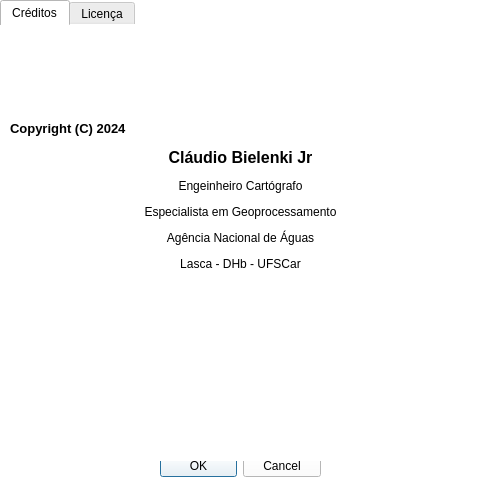
<?xml version="1.0" encoding="UTF-8"?>
<ui version="4.0">
 <class>creditoDialog</class>
 <widget class="QDialog" name="creditoDialog">
  <property name="geometry">
   <rect>
    <x>0</x>
    <y>0</y>
    <width>491</width>
    <height>481</height>
   </rect>
  </property>
  <property name="windowTitle">
   <string>Crédtitos</string>
  </property>
  <property name="windowIcon">
   <iconset resource="resources.qrc">
    <normaloff>:/pyPmedia/logoDHB.png</normaloff>:/pyPmedia/logoDHB.png</iconset>
  </property>
  <property name="styleSheet">
   <string notr="true">background-color: rgb(255, 255, 255);</string>
  </property>
  <widget class="QTabWidget" name="tabWidget">
   <property name="geometry">
    <rect>
     <x>0</x>
     <y>0</y>
     <width>491</width>
     <height>281</height>
    </rect>
   </property>
   <property name="autoFillBackground">
    <bool>false</bool>
   </property>
   <property name="styleSheet">
    <string notr="true">border-color: rgb(255, 255, 255);
background-color: rgb(255, 255, 255);
border-bottom-color: rgb(255, 255, 255);
gridline-color: rgb(255, 255, 255);</string>
   </property>
   <property name="currentIndex">
    <number>0</number>
   </property>
   <widget class="QWidget" name="tab">
    <property name="styleSheet">
     <string notr="true">border-color: rgb(255, 255, 255);
background-color: rgb(255, 255, 255);
border-bottom-color: rgb(255, 255, 255);
gridline-color: rgb(255, 255, 255);</string>
    </property>
    <attribute name="title">
     <string>Créditos</string>
    </attribute>
    <widget class="QLabel" name="label">
     <property name="geometry">
      <rect>
       <x>20</x>
       <y>10</y>
       <width>91</width>
       <height>71</height>
      </rect>
     </property>
     <property name="text">
      <string>&lt;html&gt;&lt;head/&gt;&lt;body&gt;&lt;p align=&quot;center&quot;&gt;&lt;img src=&quot;:/pyPmedia/ufscar.png&quot;/&gt;&lt;/p&gt;&lt;/body&gt;&lt;/html&gt;</string>
     </property>
    </widget>
    <widget class="QLabel" name="label_2">
     <property name="geometry">
      <rect>
       <x>180</x>
       <y>0</y>
       <width>91</width>
       <height>91</height>
      </rect>
     </property>
     <property name="text">
      <string>&lt;html&gt;&lt;head/&gt;&lt;body&gt;&lt;p align=&quot;center&quot;&gt;&lt;img src=&quot;:/pyPmedia/icon.png&quot; width=&quot;100&quot;/&gt;&lt;/p&gt;&lt;/body&gt;&lt;/html&gt;</string>
     </property>
    </widget>
    <widget class="QLabel" name="label_3">
     <property name="geometry">
      <rect>
       <x>340</x>
       <y>20</y>
       <width>141</width>
       <height>61</height>
      </rect>
     </property>
     <property name="text">
      <string>&lt;html&gt;&lt;head/&gt;&lt;body&gt;&lt;p align=&quot;center&quot;&gt;&lt;img src=&quot;:/pyPmedia/logoDHB_P.png&quot;/&gt;&lt;/p&gt;&lt;/body&gt;&lt;/html&gt;</string>
     </property>
    </widget>
    <widget class="QLabel" name="label_4">
     <property name="geometry">
      <rect>
       <x>10</x>
       <y>90</y>
       <width>461</width>
       <height>161</height>
      </rect>
     </property>
     <property name="styleSheet">
      <string notr="true"/>
     </property>
     <property name="text">
      <string>&lt;html&gt;&lt;head/&gt;&lt;body&gt;&lt;p&gt;&lt;span style=&quot; font-size:10pt; font-weight:600;&quot;&gt;Copyright (C) 2024 &lt;/span&gt;&lt;/p&gt;&lt;p align=&quot;center&quot;&gt;&lt;span style=&quot; font-size:12pt; font-weight:600;&quot;&gt;Cláudio Bielenki Jr&lt;/span&gt;&lt;/p&gt;&lt;p align=&quot;center&quot;&gt;Engeinheiro Cartógrafo&lt;/p&gt;&lt;p align=&quot;center&quot;&gt;Especialista em Geoprocessamento&lt;/p&gt;&lt;p align=&quot;center&quot;&gt;Agência Nacional de Águas&lt;/p&gt;&lt;p align=&quot;center&quot;&gt;Lasca - DHb - UFSCar&lt;/p&gt;&lt;/body&gt;&lt;/html&gt;</string>
     </property>
    </widget>
   </widget>
   <widget class="QWidget" name="licenca">
    <property name="styleSheet">
     <string notr="true">border-color: rgb(255, 255, 255);
border-top-color: rgb(255, 255, 255);
background-color: rgb(255, 255, 255);
border-bottom-color: rgb(255, 255, 255);
gridline-color: rgb(255, 255, 255);</string>
    </property>
    <attribute name="title">
     <string>Licença</string>
    </attribute>
    <widget class="QPlainTextEdit" name="plainTextEdit">
     <property name="geometry">
      <rect>
       <x>10</x>
       <y>10</y>
       <width>471</width>
       <height>231</height>
      </rect>
     </property>
     <property name="styleSheet">
      <string notr="true">border-color: rgb(255, 255, 255);
gridline-color: rgb(255, 255, 255);
background-color: rgb(255, 255, 255);</string>
     </property>
     <property name="frameShape">
      <enum>QFrame::NoFrame</enum>
     </property>
     <property name="lineWidth">
      <number>0</number>
     </property>
     <property name="plainText">
      <string>pFillGaps 

Copyright (C) [2024] [Cláudio Bielenki Jr] 

Este programa é software livre; você pode redistribuí-lo e/ou modificá-lo sob os termos da Licença Pública Geral GNU, conforme publicada pela Free Software Foundation; tanto a versão 3 da Licença, ou (a seu critério) qualquer versão posterior. 

Este programa é distribuído na esperança de que seja útil, mas SEM NENHUMA GARANTIA; nem mesmo a garantia implícita de COMERCIABILIDADE OU ADEQUAÇÃO A UM PROPÓSITO ESPECÍFICO. 

Consulte a Licença Pública Geral GNU para mais detalhes. Você deve ter recebido uma cópia da Licença Pública Geral GNU junto com este programa; se não, veja http://www.gnu.org/licenses </string>
     </property>
     <property name="backgroundVisible">
      <bool>false</bool>
     </property>
    </widget>
   </widget>
  </widget>
  <widget class="QDialogButtonBox" name="buttonBox">
   <property name="geometry">
    <rect>
     <x>160</x>
     <y>450</y>
     <width>161</width>
     <height>32</height>
    </rect>
   </property>
   <property name="orientation">
    <enum>Qt::Horizontal</enum>
   </property>
   <property name="standardButtons">
    <set>QDialogButtonBox::Cancel|QDialogButtonBox::Ok</set>
   </property>
  </widget>
  <widget class="QLabel" name="label_5">
   <property name="geometry">
    <rect>
     <x>0</x>
     <y>270</y>
     <width>491</width>
     <height>191</height>
    </rect>
   </property>
   <property name="styleSheet">
    <string notr="true">background-image: url(:/pyPmedia/gttHidro60.png);
background-repeat: no-repeat;
background-position: center;</string>
   </property>
   <property name="text">
    <string/>
   </property>
  </widget>
 </widget>
 <resources>
  <include location="resources.qrc"/>
 </resources>
 <connections>
  <connection>
   <sender>buttonBox</sender>
   <signal>accepted()</signal>
   <receiver>creditoDialog</receiver>
   <slot>accept()</slot>
   <hints>
    <hint type="sourcelabel">
     <x>248</x>
     <y>254</y>
    </hint>
    <hint type="destinationlabel">
     <x>157</x>
     <y>274</y>
    </hint>
   </hints>
  </connection>
  <connection>
   <sender>buttonBox</sender>
   <signal>rejected()</signal>
   <receiver>creditoDialog</receiver>
   <slot>reject()</slot>
   <hints>
    <hint type="sourcelabel">
     <x>316</x>
     <y>260</y>
    </hint>
    <hint type="destinationlabel">
     <x>286</x>
     <y>274</y>
    </hint>
   </hints>
  </connection>
 </connections>
</ui>
